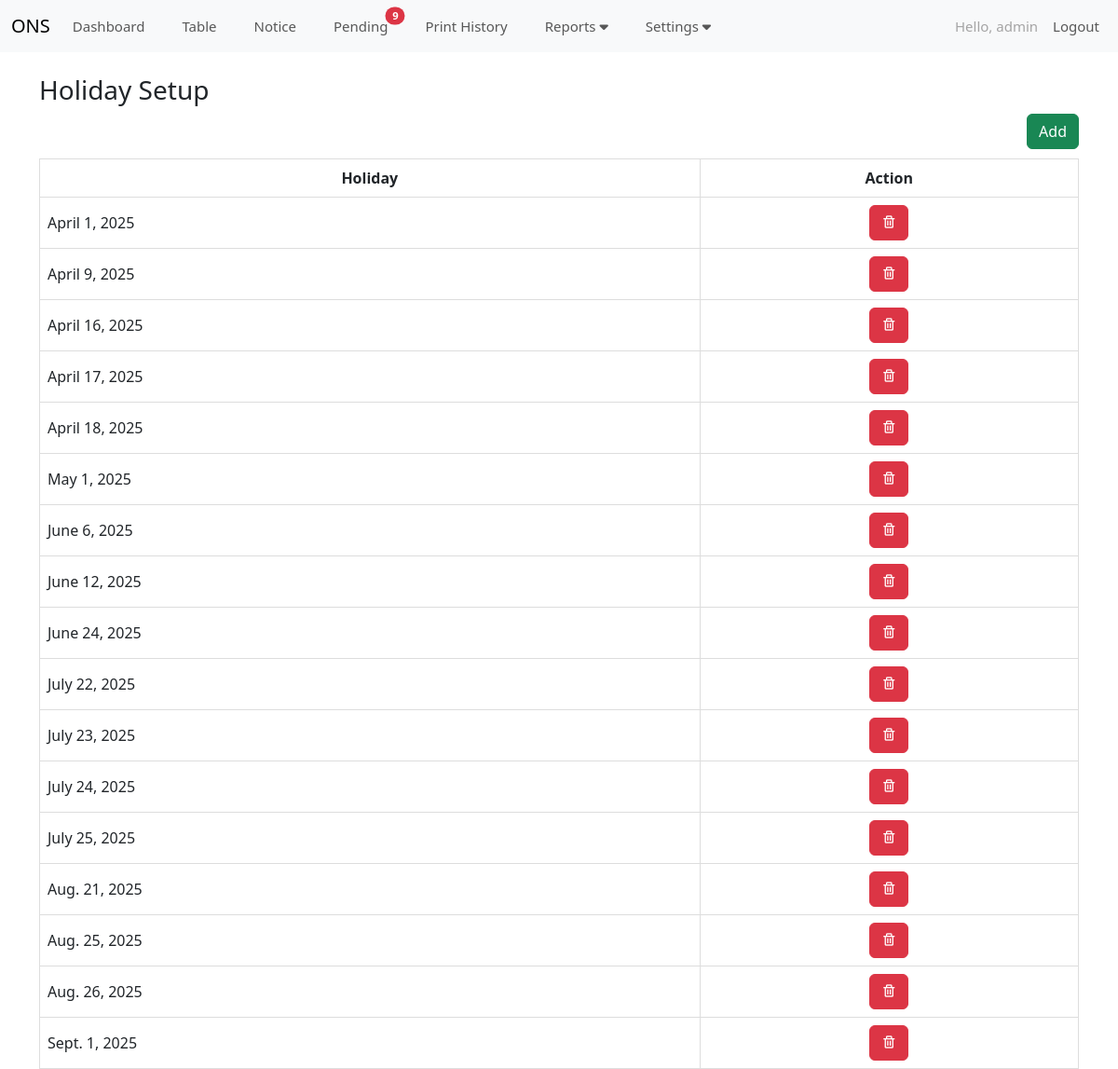
The app's page /holiday_table/ (signed in) with its own data.
### ONS/models.py (models this page shows, shortened)
class holidays(models.Model):
    holiday = models.DateField(null=True, blank=True)

### ONS/views.py (the view)
# urls.py: path('holiday_table/', views.holiday_table, name='holiday_table'),
def holiday_table(request):
    records = holidays.objects.all() # --add this--
    if request.user.is_authenticated:
        return render(request, 'holiday.html',{'records':records})
    else:
        messages.success(request, "You must be Logged In to view the page!")
        return redirect('login_page')

### ONS/context_processors.py (called while the page is built)
def global_no_of_notice(request):
    if request.user.is_authenticated:
        today = timezone.localtime(timezone.now()).date()
        no_of_notice = building_record.objects.filter(
            (Q(second_status="NONCOMPLIANT") & Q(second_notice_date=today) & Q(second_notice_print_history="")) |
            (Q(third_status="NONCOMPLIANT") & Q(third_notice_date=today) & Q(third_notice_print_history="")) |
            (Q(for_legal_status="NONCOMPLIANT") & Q(for_legal_notice_date=today) & Q(for_legal_notice_print_history=""))
        ).count()
    else:
        no_of_notice = 0
    return {'no_of_notice': no_of_notice}

def global_no_of_pending_notice(request):
    if request.user.is_authenticated:
        today = timezone.localtime(timezone.now()).date()
        compare_date = datetime.strptime("3/25/2025", "%m/%d/%Y").date()
        no_of_pending_notice = building_record.objects.filter(
        (Q(second_notice_date__gte=compare_date) & Q(second_notice_date__lt=today) & Q(second_status="NONCOMPLIANT") & Q(second_notice_print_history="")) |
        (Q(third_notice_date__gte=compare_date) & Q(third_notice_date__lt=today) & Q(third_status="NONCOMPLIANT") & Q(third_notice_print_history="")) |
        (Q(for_legal_notice_date__gte=compare_date) & Q(for_legal_notice_date__lt=today) & Q(for_legal_status="NONCOMPLIANT") & Q(for_legal_notice_print_history=""))
        ).count()
    else:
        no_of_pending_notice = 0
    return {'no_of_pending_notice': no_of_pending_notice}

### ONS/templates/holiday.html (shortened to what this page needs)
{% extends 'base.html' %}
{% block content %}
<link href="https://cdn.jsdelivr.net/npm/bootstrap@5.3.3/dist/css/bootstrap.min.css" rel="stylesheet">
<link href="https://cdn.datatables.net/2.1.8/css/dataTables.dataTables.css" rel="stylesheet">
{% if user.is_authenticated %}
<h3>
    Holiday Setup
</h3>
<a class="btn btn-success" style="float: right;" href="{% url 'add_holiday' %}">Add</a>
<br>
<br>
<table id="example" class="display table-bordered" style="width:100%">
    <thead>
        <tr>
            <th style="text-align: center;">Holiday</th>
            <th style="text-align: center;">Action</th>
        </tr>
    </thead>
    <tbody>
    {% for records in records %}
        <tr>
            <td style="text-align: left;">{{ records.holiday }}</td>
            <td style="text-align: center;">
            <a href="{% url 'delete_holiday' records.id %}" class=" btn btn-danger" style="color: #fff;" title="Delete">
                <i class="bx bx-trash"></i>
                </a>
            </td>
        </tr>
    {% endfor %}
    </tbody>
</table>
    {% endif %}
{% endblock %}

### ONS/templates/navbar.html (shortened to what this page needs)
<link rel="stylesheet" href="https://cdn.jsdelivr.net/npm/bootstrap-icons@1.5.0/font/bootstrap-icons.css">
<link rel="stylesheet" href="https://cdnjs.cloudflare.com/ajax/libs/font-awesome/6.0.0-beta3/css/all.min.css">
<nav class="navbar navbar-expand-lg bg-body-tertiary">
    <div class="container-fluid">
        <a class="navbar-brand" href="{% url 'home' %}">ONS</a>
        <ul class="navbar-nav me-auto mb-2 mb-lg-0">
            <li class="nav-item me-4">
                <a class="nav-link" aria-current="page" href="{% url 'dashboard' %}">Dashboard</a>
            </li>
            <li class="nav-item me-4">
                <a class="nav-link" aria-current="page" href="{% url 'home' %}">Table</a>
            </li>
            <li class="nav-item me-4">
                <a class="nav-link position-relative" aria-current="page" href="{% url 'notice' %}">
                    Notice
                </a>
            </li>
            <li class="nav-item me-4">
                <a class="nav-link position-relative" aria-current="page" href="{% url 'pending_notice' %}">
                    Pending
                    {% if no_of_pending_notice > 0 %}
                    <span class="position-absolute top-1 start-100 translate-middle badge rounded-pill bg-danger">
                        {{ no_of_pending_notice }}
                    </span>
                    {% endif %}
                </a>
            </li>
            <li class="nav-item me-4">
                <a class="nav-link" aria-current="page" href="{% url 'print_history' %}">Print History</a>
            </li>
            <li class="nav-item dropdown me-4">
                <a class="nav-link dropdown-toggle" href="#" id="settingsDropdown" role="button" data-bs-toggle="dropdown" aria-expanded="false">
                    Reports <i class="fas fa-caret-down"></i></a>
            </li>
            <li class="nav-item dropdown me-4">
                <a class="nav-link dropdown-toggle" href="#" id="settingsDropdown" role="button" data-bs-toggle="dropdown" aria-expanded="false">
                    Settings <i class="fas fa-caret-down"></i>
                </a>
            </li>
        </ul>
        <ul class="navbar-nav ms-auto mb-2 mb-lg-0">
            <li class="nav-item">
                <a class="nav-link" style="color: rgb(130, 129, 129); opacity: 0.7;">Hello, {{ user.username }}</a>
            </li>
            {% if user.is_authenticated %}
                <li class="nav-item">
                    <a class="nav-link" href="{% url 'logout' %}">Logout</a>
                </li>
            {% else %}
                <li class="nav-item">
                    <a class="nav-link" href="#">Login</a>
                </li>
            {% endif %}
        </ul>
    </div>
</nav>

### ONS/templates/navbar.html (style rules this page uses)
.nav-item { font-size: 15px; }
.nav-link { position: relative; text-decoration: none; color: inherit; }
.nav-link::after { content: ''; position: absolute; left: 0; right: 0; bottom: 0; height: 2px; background-color: currentColor; transform: scaleX(0); transition: transform 0.3s ease; }

### ONS/templates/holiday.html (style rules this page uses)
#example { width: 100%; border-collapse: collapse; }
#example thead th, #example tfoot th { position: sticky; top: 0; background-color: white; z-index: 10; }
#example th, #example td { padding: 8px; text-align: left; border: 1px solid #ddd; }
td { text-align: left; }

### records on screen
holidays: holiday "April 1, 2025"
holidays: holiday "April 9, 2025"
holidays: holiday "April 16, 2025"
holidays: holiday "April 17, 2025"
holidays: holiday "April 18, 2025"
holidays: holiday "May 1, 2025"
holidays: holiday "June 6, 2025"
holidays: holiday "June 12, 2025"
holidays: holiday "June 24, 2025"
holidays: holiday "July 22, 2025"
holidays: holiday "July 23, 2025"
holidays: holiday "July 24, 2025"
holidays: holiday "July 25, 2025"
holidays: holiday "Aug. 21, 2025"
holidays: holiday "Aug. 25, 2025"
holidays: holiday "Aug. 26, 2025"
holidays: holiday "Sept. 1, 2025"

### other values on screen
{{ no_of_pending_notice }} "9"
{{ user.username }} "admin"
